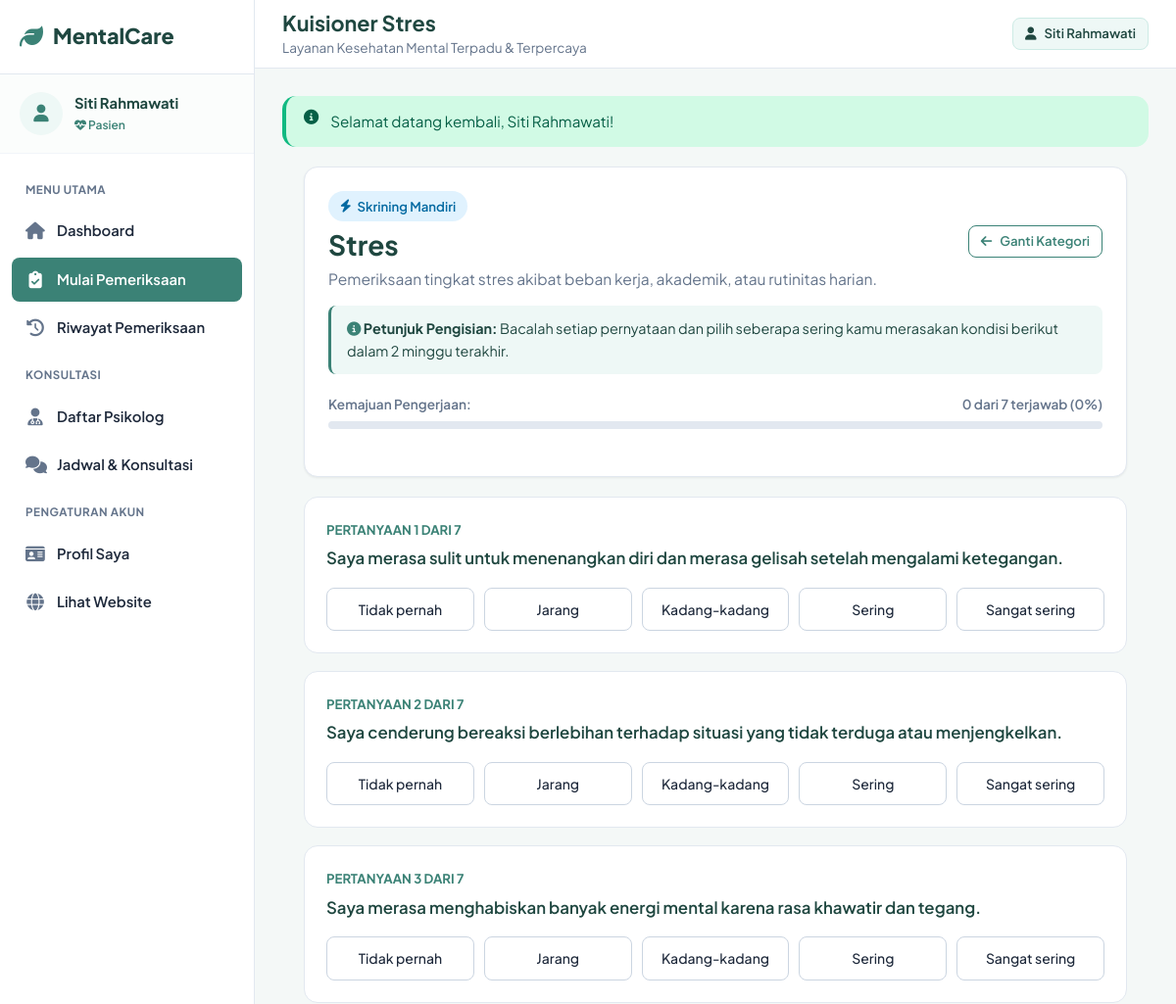
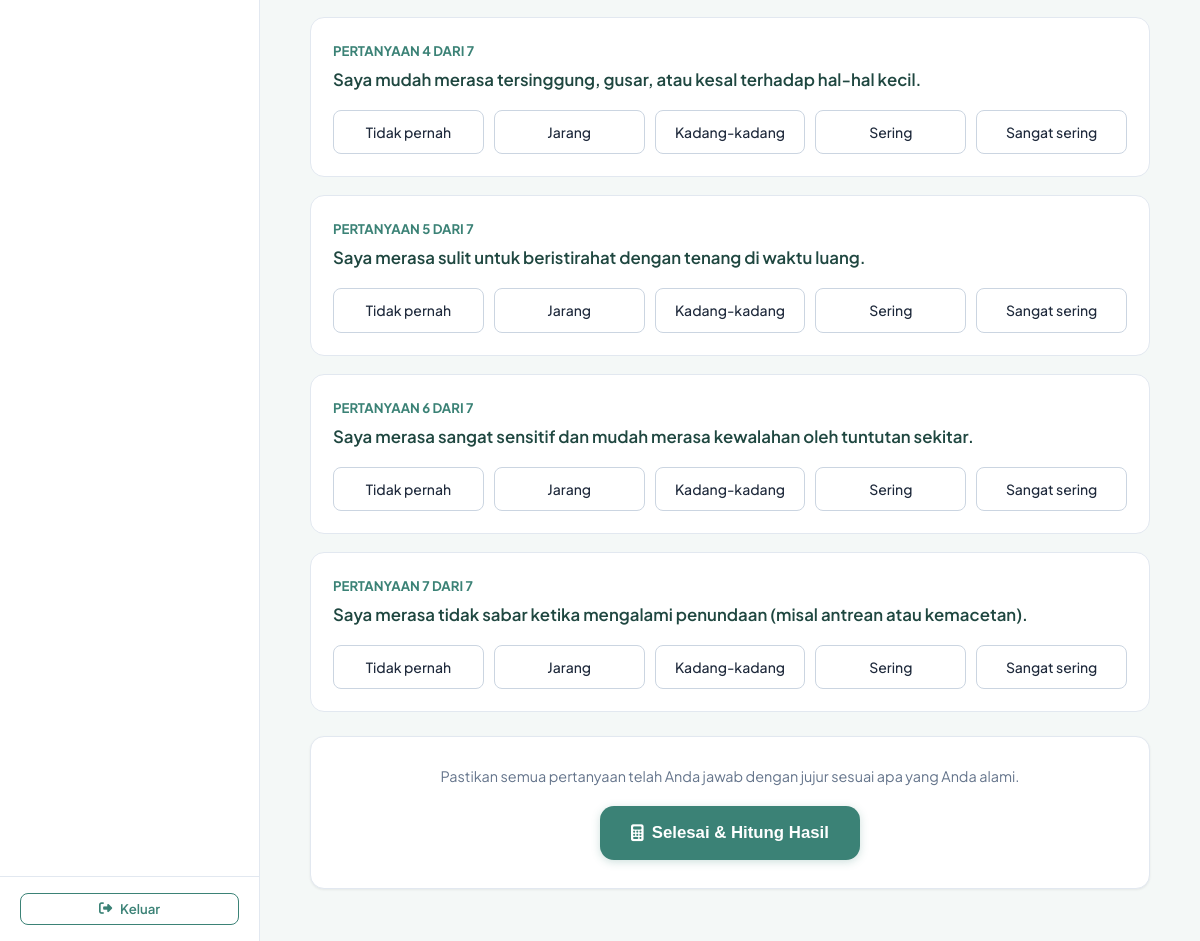
/pasien/kuisioner.php?id=1 (signed in), run on the app's committed database (2 pictures, top to bottom).
### tables this page shows
CREATE TABLE kategori_assessment (
  id INT AUTO_INCREMENT PRIMARY KEY,
  nama VARCHAR(100) NOT NULL,
  kode VARCHAR(40) NOT NULL UNIQUE,
  deskripsi TEXT NOT NULL,
  instruksi TEXT NULL,
  icon VARCHAR(50) DEFAULT 'fa-brain',
  status ENUM('aktif', 'nonaktif') NOT NULL DEFAULT 'aktif',
  created_at TIMESTAMP DEFAULT CURRENT_TIMESTAMP
);

CREATE TABLE pertanyaan (
  id INT AUTO_INCREMENT PRIMARY KEY,
  kategori_id INT NOT NULL,
  pertanyaan TEXT NOT NULL,
  urutan INT NOT NULL DEFAULT 1,
  kritis TINYINT(1) NOT NULL DEFAULT 0 COMMENT '1 jika indikator risiko tinggi/self-harm',
  status ENUM('aktif', 'nonaktif') NOT NULL DEFAULT 'aktif',
  created_at TIMESTAMP DEFAULT CURRENT_TIMESTAMP,
  FOREIGN KEY (kategori_id) REFERENCES kategori_assessment(id) ON DELETE CASCADE
);

CREATE TABLE pilihan_jawaban (
  id INT AUTO_INCREMENT PRIMARY KEY,
  pertanyaan_id INT NULL COMMENT 'NULL jika digunakan untuk semua pertanyaan pada kategori',
  kategori_id INT NULL,
  pilihan VARCHAR(120) NOT NULL,
  skor INT NOT NULL DEFAULT 0,
  urutan INT NOT NULL DEFAULT 1,
  FOREIGN KEY (pertanyaan_id) REFERENCES pertanyaan(id) ON DELETE CASCADE,
  FOREIGN KEY (kategori_id) REFERENCES kategori_assessment(id) ON DELETE CASCADE
);

### config/config.php (called while the page is built, shortened)
<?php
function db(): PDO {
    static $pdo = null;
    if ($pdo === null) {
        $dsn = 'mysql:host=' . DB_HOST . ';dbname=' . DB_NAME . ';charset=utf8mb4';
        $options = [
            PDO::ATTR_ERRMODE => PDO::ERRMODE_EXCEPTION,
            PDO::ATTR_DEFAULT_FETCH_MODE => PDO::FETCH_ASSOC,
            PDO::ATTR_EMULATE_PREPARES => false,
            PDO::MYSQL_ATTR_INIT_COMMAND => "SET NAMES utf8mb4 COLLATE utf8mb4_unicode_ci"
        ];
        $pdo = new PDO($dsn, DB_USER, DB_PASS, $options);
    }
    return $pdo;
}
function e($str): string {
    return htmlspecialchars((string)($str ?? ''), ENT_QUOTES, 'UTF-8');
}
function url(string $path = ''): string {
    $cleanPath = ltrim($path, '/');
    return BASE_URL . ($cleanPath ? '/' . $cleanPath : '');
}
function flash(?string $message = null, string $type = 'success'): ?array {
    if (isset($_SESSION['flash_notification'])) {
        $data = $_SESSION['flash_notification'];
        return $data;
    }
    return null;
}
function current_user(): ?array {
    return $_SESSION['user'] ?? null;
}
function require_login(array $roles = []): array {
    $u = current_user();
    return $u;
}

### pasien/kuisioner.php (the view, shortened to what this page needs)
<?php
require_once __DIR__ . '/../config/config.php';
$kategori_id = (int)($_GET['id'] ?? $_POST['kategori_id'] ?? 0);
$stmtKat = db()->prepare('SELECT * FROM kategori_assessment WHERE id = ? AND status = "aktif"');
$stmtKat->execute([$kategori_id]);
$kategori = $stmtKat->fetch();
$stmtQ = db()->prepare('
    SELECT * FROM pertanyaan
    WHERE kategori_id = ? AND status = "aktif"
    ORDER BY urutan ASC, id ASC
');
$stmtQ->execute([$kategori_id]);
$questions = $stmtQ->fetchAll();
$qIds = array_column($questions, 'id');
$placeholders = implode(',', array_fill(0, count($qIds), '?'));
$stmtOpts = db()->prepare("
    SELECT * FROM pilihan_jawaban
    WHERE pertanyaan_id IN ($placeholders)
    ORDER BY urutan ASC, skor ASC
");
$stmtOpts->execute($qIds);
$allOpts = $stmtOpts->fetchAll();
$optionsByQ = [];
foreach ($allOpts as $opt) {
    $optionsByQ[$opt['pertanyaan_id']][] = $opt;
}
$defaultOptions = [
    ['pilihan' => 'Tidak pernah', 'skor' => 0],
    ['pilihan' => 'Jarang', 'skor' => 1],
    ['pilihan' => 'Kadang-kadang', 'skor' => 2],
    ['pilihan' => 'Sering', 'skor' => 3],
    ['pilihan' => 'Sangat sering', 'skor' => 4],
];
$pageTitle = 'Kuisioner ' . $kategori['nama'];
$activeMenu = 'assessment';
require __DIR__ . '/../includes/sidebar_pasien.php';
?>
<div class="assessment-container">
  <div class="card" style="margin-bottom: 20px;">
    <div style="display: flex; align-items: center; justify-content: space-between; flex-wrap: wrap; gap: 12px;">
      <div>
        <span class="badge badge-info" style="margin-bottom: 6px;">
          <i class="fa-solid <?= e($kategori['icon'] ?: 'fa-brain') ?>"></i> Skrining Mandiri
        </span>
        <h2><?= e($kategori['nama']) ?></h2>
        <p class="muted" style="margin-top: 4px;"><?= e($kategori['deskripsi']) ?></p>
      </div>
      <a href="<?= url('pasien/assessment.php') ?>" class="btn btn-outline btn-sm">
        <i class="fa-solid fa-arrow-left"></i> Ganti Kategori
      </a>
    </div>
    <?php if (!empty($kategori['instruksi'])): ?>
      <div style="background: var(--primary-light); padding: 12px 16px; border-radius: var(--radius-sm); margin-top: 14px; font-size: 0.9rem; color: var(--primary-dark); border-left: 3px solid var(--primary);">
        <i class="fa-solid fa-circle-info text-primary"></i> <strong>Petunjuk Pengisian:</strong> <?= e($kategori['instruksi']) ?>
      </div>
    <?php endif; ?>
    <div style="margin-top: 20px;">
      <div style="display: flex; justify-content: space-between; font-size: 0.85rem; font-weight: 600; color: var(--text-muted); margin-bottom: 6px;">
        <span>Kemajuan Pengerjaan:</span>
        <span id="progressPercentText">0 dari <?= count($questions) ?> terjawab (0%)</span>
      </div>
      <div class="progress-bar-wrapper">
      </div>
    </div>
  </div>
  <form method="post" action="" id="kuisionerForm">
    <?php foreach ($questions as $idx => $q): ?>
      <?php
        $qid = $q['id'];
        $qOpts = $optionsByQ[$qid] ?? $defaultOptions;
        $selectedVal = $_POST['jawaban'][$qid] ?? '';
      ?>
      <div class="question-box <?= $selectedVal !== '' ? 'answered' : '' ?>" id="qbox-<?= $qid ?>">
        <span class="question-number">Pertanyaan <?= $idx + 1 ?> dari <?= count($questions) ?></span>
        <div class="question-text"><?= e($q['pertanyaan']) ?></div>
        <div class="radio-options-grid">
          <?php foreach ($qOpts as $opt): ?>
            <label class="radio-card">
              <div class="radio-card-body">
                <?= e($opt['pilihan']) ?>
              </div>
            </label>
          <?php endforeach; ?>
        </div>
      </div>
    <?php endforeach; ?>
    <div class="card" style="margin-top: 24px; text-align: center; padding: 28px;">
      <p class="muted" style="font-size: 0.9rem; margin-bottom: 18px;">
        Pastikan semua pertanyaan telah Anda jawab dengan jujur sesuai apa yang Anda alami.
      </p>
      <button type="submit" class="btn btn-primary btn-lg" style="min-width: 260px;">
        <i class="fa-solid fa-calculator"></i> Selesai & Hitung Hasil
      </button>
    </div>
  </form>
</div>
<?php require __DIR__ . '/../includes/dashboard_footer.php'; ?>

### includes/sidebar_pasien.php (shortened to what this page needs)
<?php
require_once __DIR__ . '/../config/config.php';
$u = require_login(['pasien']);
$pageTitle = $pageTitle ?? 'Dashboard Pasien';
$activeMenu = $activeMenu ?? 'dashboard';
?>
<!DOCTYPE html>
<html lang="id">
<head>
  <link rel="stylesheet" href="https://cdnjs.cloudflare.com/ajax/libs/font-awesome/6.5.1/css/all.min.css">
  <link rel="stylesheet" href="<?= url('assets/css/style.css') ?>">
</head>
<body>
<div class="app-layout">
  <aside class="app-sidebar">
    <div class="sidebar-brand">
      <a href="<?= url('index.php') ?>" class="brand-logo">
        <i class="fa-solid fa-leaf"></i>
        <span><?= APP_NAME ?></span>
      </a>
    </div>
    <div class="sidebar-user">
      <div class="user-avatar">
        <i class="fa-solid fa-user"></i>
      </div>
      <div class="user-info">
        <div class="name"><?= e($u['nama']) ?></div>
        <div class="role-badge"><i class="fa-solid fa-heart-pulse"></i> Pasien</div>
      </div>
    </div>
    <ul class="sidebar-nav">
      <li class="sidebar-nav-title">Menu Utama</li>
      <li>
        <a href="<?= url('pasien/index.php') ?>" class="<?= $activeMenu === 'dashboard' ? 'active' : '' ?>">
          <i class="fa-solid fa-house"></i>
          <span>Dashboard</span>
        </a>
      </li>
      <li>
        <a href="<?= url('pasien/assessment.php') ?>" class="<?= $activeMenu === 'assessment' ? 'active' : '' ?>">
          <i class="fa-solid fa-clipboard-check"></i>
          <span>Mulai Pemeriksaan</span>
        </a>
      </li>
      <li>
        <a href="<?= url('pasien/riwayat.php') ?>" class="<?= $activeMenu === 'riwayat' ? 'active' : '' ?>">
          <i class="fa-solid fa-clock-rotate-left"></i>
          <span>Riwayat Pemeriksaan</span>
        </a>
      </li>
      <li class="sidebar-nav-title">Konsultasi</li>
      <li>
        <a href="<?= url('pasien/psikolog.php') ?>" class="<?= $activeMenu === 'psikolog' ? 'active' : '' ?>">
          <i class="fa-solid fa-user-doctor"></i>
          <span>Daftar Psikolog</span>
        </a>
      </li>
      <li>
        <a href="<?= url('pasien/konsultasi_riwayat.php') ?>" class="<?= $activeMenu === 'konsultasi' ? 'active' : '' ?>">
          <i class="fa-solid fa-comments"></i>
          <span>Jadwal & Konsultasi</span>
        </a>
      </li>
      <li class="sidebar-nav-title">Pengaturan Akun</li>
      <li>
        <a href="<?= url('pasien/profil.php') ?>" class="<?= $activeMenu === 'profil' ? 'active' : '' ?>">
          <i class="fa-solid fa-id-card"></i>
          <span>Profil Saya</span>
        </a>
      </li>
      <li>
        <a href="<?= url('index.php') ?>">
          <i class="fa-solid fa-globe"></i>
          <span>Lihat Website</span>
        </a>
      </li>
    </ul>
    <div class="sidebar-footer">
      <a href="<?= url('logout.php') ?>" class="btn btn-outline btn-block btn-sm">
        <i class="fa-solid fa-right-from-bracket"></i> Keluar
      </a>
    </div>
  </aside>
  <div class="app-main">
    <header class="app-topbar">
      <div class="app-topbar-left">
        <div class="page-header-title">
          <h2><?= e($pageTitle) ?></h2>
          <p><?= APP_TAGLINE ?></p>
        </div>
      </div>
      <div class="app-topbar-right">
        <a href="<?= url('pasien/profil.php') ?>" class="btn btn-light btn-sm">
          <i class="fa-solid fa-user"></i> <?= e($u['nama']) ?>
        </a>
      </div>
    </header>
    <div class="app-body">
      <?php if ($flash = flash()): ?>
        <div class="alert alert-<?= $flash['type'] === 'error' ? 'danger' : e($flash['type']) ?>">
          <i class="fa-solid fa-circle-info"></i>
          <div><?= e($flash['message']) ?></div>
        </div>
      <?php endif; ?>

### data on the page
kategori_assessment: nama "Kuisioner Stres", nama "Stres", deskripsi "Pemeriksaan tingkat stres akibat beban kerja, akademik, atau rutinitas harian.", instruksi "Bacalah setiap pernyataan dan pilih seberapa sering kamu merasakan kondisi berikut dalam 2 minggu terakhir."
pertanyaan: count($questions) "7", pertanyaan "Saya merasa sulit untuk menenangkan diri dan merasa gelisah setelah mengalami ketegangan."
pilihan_jawaban: pilihan "Tidak pernah"
pilihan_jawaban: pilihan "Jarang"
pilihan_jawaban: pilihan "Kadang-kadang"
pilihan_jawaban: pilihan "Sering"
pilihan_jawaban: pilihan "Sangat sering"
pertanyaan: count($questions) "7", pertanyaan "Saya cenderung bereaksi berlebihan terhadap situasi yang tidak terduga atau menjengkelkan."
pilihan_jawaban: pilihan "Tidak pernah"
pilihan_jawaban: pilihan "Jarang"
pilihan_jawaban: pilihan "Kadang-kadang"
pilihan_jawaban: pilihan "Sering"
pilihan_jawaban: pilihan "Sangat sering"
pertanyaan: count($questions) "7", pertanyaan "Saya merasa menghabiskan banyak energi mental karena rasa khawatir dan tegang."
pilihan_jawaban: pilihan "Tidak pernah"
pilihan_jawaban: pilihan "Jarang"
pilihan_jawaban: pilihan "Kadang-kadang"
pilihan_jawaban: pilihan "Sering"
pilihan_jawaban: pilihan "Sangat sering"
pertanyaan: count($questions) "7", pertanyaan "Saya mudah merasa tersinggung, gusar, atau kesal terhadap hal-hal kecil."
pilihan_jawaban: pilihan "Tidak pernah"
pilihan_jawaban: pilihan "Jarang"
pilihan_jawaban: pilihan "Kadang-kadang"
pilihan_jawaban: pilihan "Sering"
pilihan_jawaban: pilihan "Sangat sering"
pertanyaan: count($questions) "7", pertanyaan "Saya merasa sulit untuk beristirahat dengan tenang di waktu luang."
pilihan_jawaban: pilihan "Tidak pernah"
pilihan_jawaban: pilihan "Jarang"
pilihan_jawaban: pilihan "Kadang-kadang"
pilihan_jawaban: pilihan "Sering"
pilihan_jawaban: pilihan "Sangat sering"
pertanyaan: count($questions) "7", pertanyaan "Saya merasa sangat sensitif dan mudah merasa kewalahan oleh tuntutan sekitar."
pilihan_jawaban: pilihan "Tidak pernah"
pilihan_jawaban: pilihan "Jarang"
pilihan_jawaban: pilihan "Kadang-kadang"
pilihan_jawaban: pilihan "Sering"
pilihan_jawaban: pilihan "Sangat sering"
pertanyaan: count($questions) "7", pertanyaan "Saya merasa tidak sabar ketika mengalami penundaan (misal antrean atau kemacetan)."
pilihan_jawaban: pilihan "Tidak pernah"
pilihan_jawaban: pilihan "Jarang"
pilihan_jawaban: pilihan "Kadang-kadang"
pilihan_jawaban: pilihan "Sering"
pilihan_jawaban: pilihan "Sangat sering"

### other printed values
APP_NAME "MentalCare"
$u['nama'] "Siti Rahmawati"
APP_TAGLINE "Layanan Kesehatan Mental Terpadu & Terpercaya"
$flash['message'] "Selamat datang kembali, Siti Rahmawati!"
